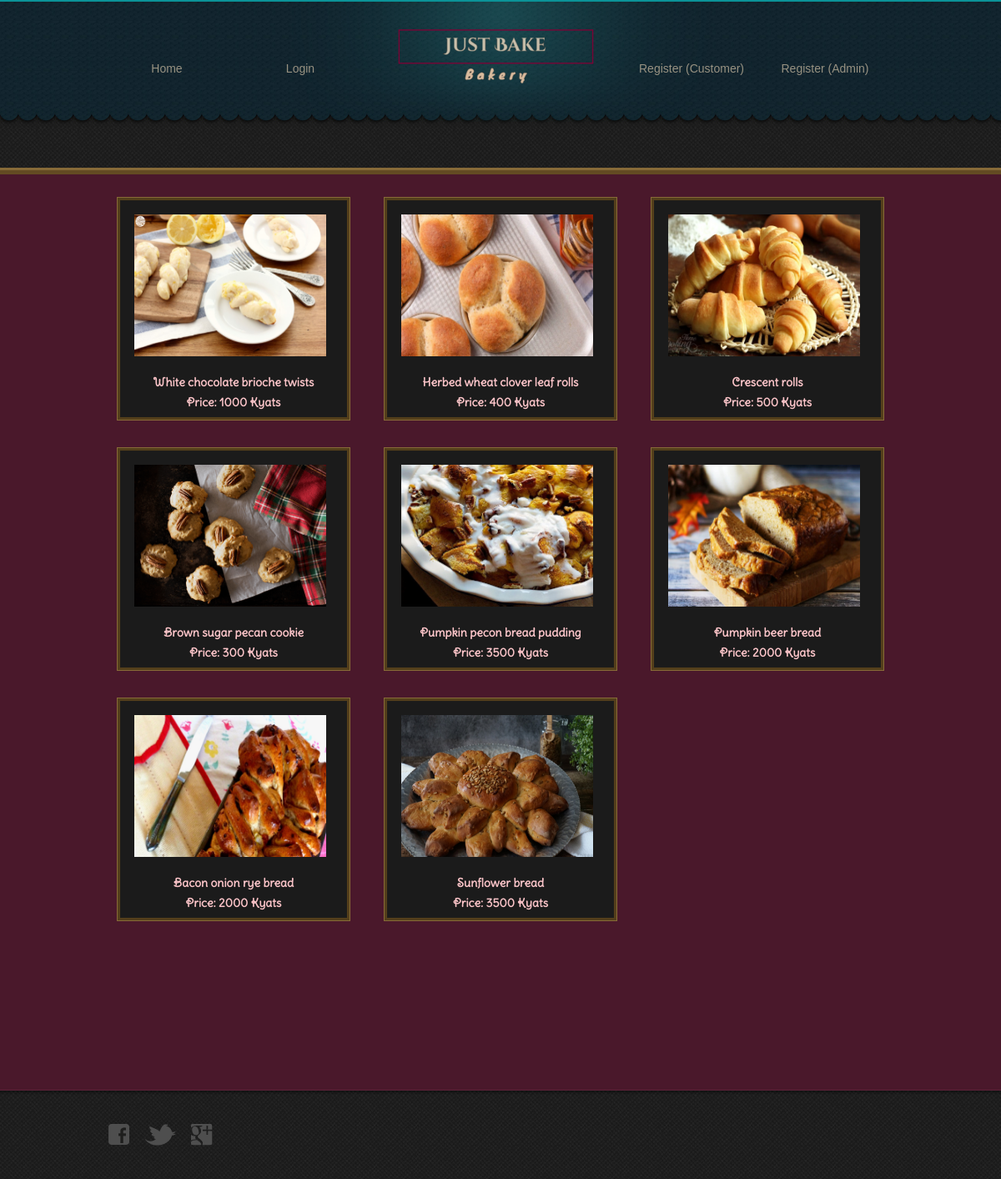
Screenshot of /productdisplay.php with the database file from the repository.
### tables this page shows
CREATE TABLE IF NOT EXISTS `product` (
  `ProductID` varchar(30) NOT NULL,
  `ProductName` varchar(50) NOT NULL,
  `Quantity` int(11) NOT NULL,
  `Price` int(11) NOT NULL,
  `Ingredients` varchar(1000) NOT NULL,
  `Flavour` varchar(50) NOT NULL,
  `Image` varchar(30) NOT NULL
);

### productdisplay.php (the view, shortened to what this page needs)
<?php
	include('header.php');
	$sel="SELECT * FROM product ";
		$gurn=mysql_query($sel);
		$gtotal=mysql_num_rows($gurn);
?>
<html>
<head>
</head>
<body>
<form action="#" method="post">
	<div id="body">
		<div id="content">
			<ul class="gallery">
		<?php
		for($i=0;$i<$gtotal;$i++)
		{
				$getdata=mysql_fetch_array($gurn);
				echo "<li style='border: 1px solid #876a38; background: #543f1b;'>";
				echo "<a href='detail.php?ProductID=".$getdata['ProductID']."' class='figure'>";
				echo "<img src='".$getdata['Image']." ' width='230px' height='170px'><br>";
				echo "<span><b>".$getdata['ProductName']."</b><br>";
				echo "<b>Price: </b><b>".$getdata['Price']."</b><b> Kyats</b></span>";
				echo "</a>";
				echo "</li>";
		}
		?>
			</ul>
		</div>
	</div>
	</form>
<?php
include('footer.php');
?>

### header.php (shortened to what this page needs)
<!DOCTYPE html>
<html>
<head>
	<link rel="stylesheet" type="text/css" href="css/style.css">
</head>
<body>
	<div id="header">
		<div>
			<div>
			<?php
			if (isset($_SESSION['CustomerID']))
			{
			?>
				<ul>
					<li>
						<a href="home.php">Home</a>
					</li>
					<li>
						<a href="productdisplay.php">Product Display</a>
					</li>
				</ul>
				<a id="logo"><img src="images/logo.png" alt="Image"></a>
				<ul>
					<li>
						<a href="logout.php">Logout</a>
					</li>
				</ul>
			<?php
			}
			else
			{
			?>
				<ul>
					<li>
						<a href="home.php">Home</a>
					</li>
					<li>
						<a href="login.php">Login</a>
					</li>
				</ul>
				<a id="logo"><img src="images/logo.png" alt="Image"></a>
				<ul>
					<li>
						<a href="customer.php">Register (Customer)</a>
					</li>
					<li>
						<a href="admin.php">Register (Admin)</a>
					</li>
				</ul>
			<?php
			}
			 ?>
			</div>
		</div>
		<div>
			<?php
			if (isset($_SESSION['CustomerID']))
			{
			?>
				<ul>
					<li>
					</li>
				</ul>
			<?php
			}
			else
			{
			?>
				<ul>
				</ul>
			<?php
			}
			 ?>
		</div>
	</div>

### footer.php
<div id="footer">
			<div>
			<div>
				<a href="http://freewebsitetemplates.com/go/facebook/" target="_blank" id="facebook">Facebook</a>
				<a href="http://freewebsitetemplates.com/go/twitter/" target="_blank" id="twitter">Twitter</a>
				<a href="http://freewebsitetemplates.com/go/googleplus/" target="_blank" id="googleplus">googleplus</a>
			</div>
		</div>
	</div>
</body>
</html>

### css/style.css (style rules this page uses)
body { background: url(../images/bg-body.jpg) repeat left top; font-family: Arial, Helvetica, sans-serif; font-size: 14px; line-height: 1; margin: 0; min-width: 960px; padding: 0; }
a { outline: none; }
img { border: 0; }
#header { background: url(../images/bg-header.jpg) repeat-x left top; border-top: 2px solid #0b9398; }
#header div:first-child { background: url(../images/light.png) no-repeat center top; height: 144px; }
#header div:first-child div { border: 0; background: none; margin: 0 auto; overflow: hidden; padding: 27px 0 0; text-align: center; width: 960px; }
#header div:first-child div ul { list-style: none; float: left; height: auto; margin: 0; overflow: hidden; padding: 46px 0; width: auto; }
#header div:first-child div ul li { float: left; height: auto; margin: 0; padding: 0; width: 160px; }
#header div:first-child div ul li a { background: none; color: #989282; font-family: Arial, Helvetica, sans-serif; font-size: 14px; line-height: 14px; padding: 0 1px; text-decoration: none; text-transform: capitalize; }
#header div:first-child div a#logo { float: left; margin: 0 34px; }
#header div { background: url(../images/bg-yellow.png) repeat-x left bottom; width: 100%; }
#header > div > ul { background: none; height: auto; margin: 0 auto; padding: 22px 0 27px; text-align: center; width: 960px; }
#header > div ul li { display: inline; float: none; margin: 0 10px; }
#body { background: #4a182b; border-bottom: 1px solid #5f233a; min-height: 1050px; padding: 27px 0 20px; width: 100%; }
#body > div { margin: 0 auto; padding: 0; width: 960px; }
#body #content { overflow: hidden; }
#body #content ul { margin: 0; overflow: hidden; padding: 0; }
#body #content ul li { list-style: none; margin: 0; padding: 0; }
#body #content ul.gallery li { background: #543f1b; border: 1px solid #876a38; float: left; margin: 0 20px 32px; padding: 3px; width: 272px; }
#body #content ul.gallery li:last-child { background: none; border: 0; }
#body #content ul.gallery li a.figure { color: #fcc5c9; background: #1b1b1b; border: 1px solid #1e1d1b; display: block; font-size: 14px; font-family: 'DeliusSwashCaps-Regular'; font-weight: normal; padding: 16px 16px 0; text-align: center; text-decoration: none; }
#body #content ul.gallery li a.figure img { display: block; }
#body #content ul.gallery li a.figure span { display: block; line-height: 24px; margin: 0; padding: 5px 0; }
#footer { background: url(../images/footer-shadow.png) repeat-x left top; margin: 0; padding: 40px 0; }
#footer div { margin: 0 auto; padding: 0; overflow: hidden; width: 940px; }
#footer div div { float: left; padding: 0; width: 470px; }
#footer div div a { display: block; float: left; height: 26px; margin: 0 0 0 18px; text-indent: -99999px; }
#footer div div a:first-child { margin: 0; }
#footer div div a#facebook { background: url(../images/icons.png) no-repeat 0 0; width: 25px; }
#footer div div a#twitter { background: url(../images/icons.png) no-repeat 0 -30px; width: 38px; }
#footer div div a#googleplus { background: url(../images/icons.png) no-repeat 0 -61px; width: 26px; }

### rows the page displays
product: Image (picture), ProductName "White chocolate brioche twists", Price "1000"
product: Image (picture), ProductName "Herbed wheat clover leaf rolls", Price "400"
product: Image (picture), ProductName "Crescent rolls", Price "500"
product: Image (picture), ProductName "Brown sugar pecan cookie", Price "300"
product: Image (picture), ProductName "Pumpkin pecon bread pudding", Price "3500"
product: Image (picture), ProductName "Pumpkin beer bread", Price "2000"
product: Image (picture), ProductName "Bacon onion rye bread", Price "2000"
product: Image (picture), ProductName "Sunflower bread", Price "3500"
